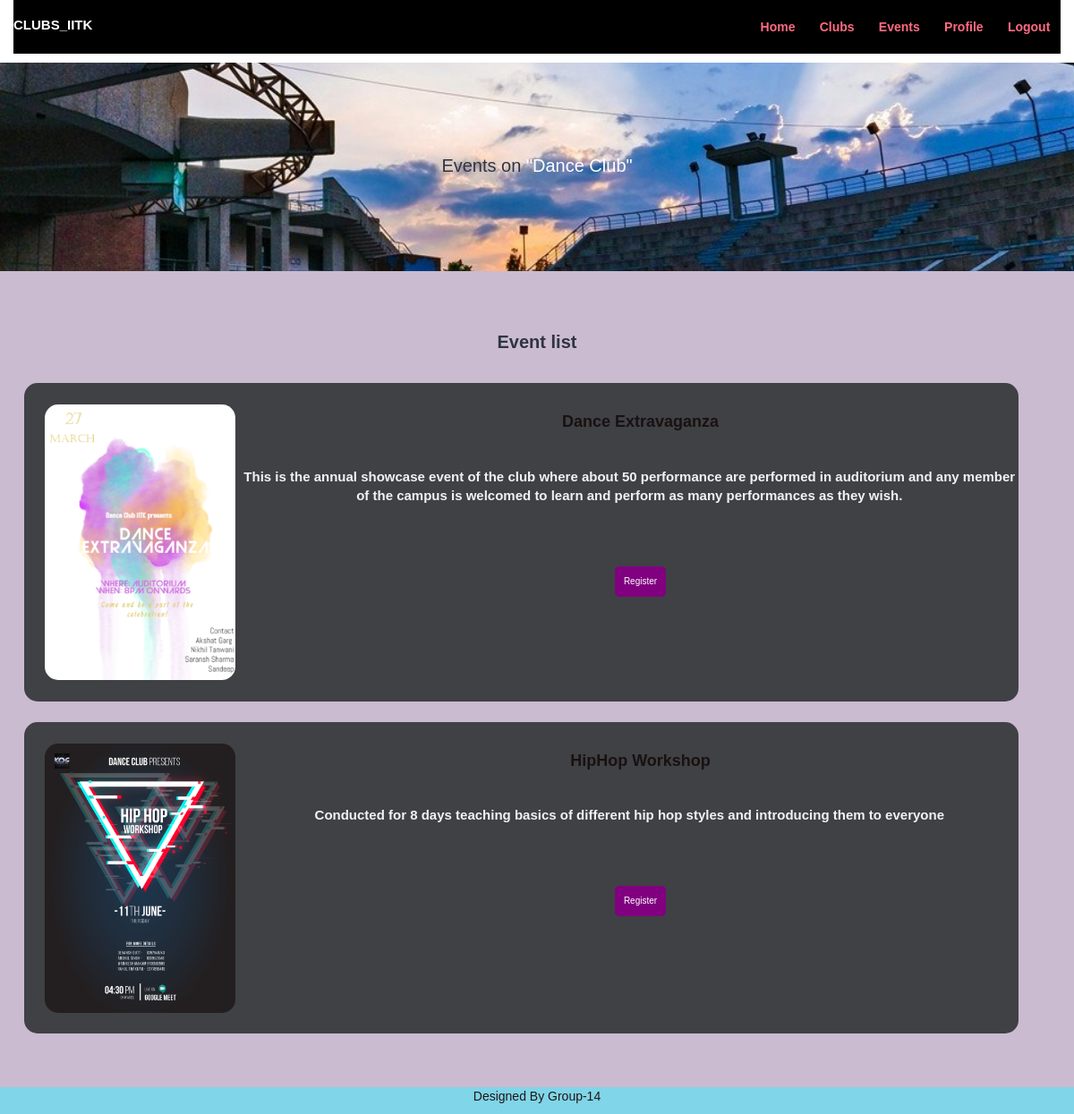
Page /user/club-events.php?club_id=19 (signed in) on the committed database.
### tables this page shows
CREATE TABLE `tbl_clubs` (
  `id` int(10) UNSIGNED NOT NULL,
  `title` varchar(100) NOT NULL,
  `image_name` varchar(255) NOT NULL,
  `featured` varchar(10) NOT NULL,
  `active` varchar(10) NOT NULL
);

CREATE TABLE `tbl_events` (
  `id` int(10) UNSIGNED NOT NULL,
  `title` varchar(100) NOT NULL,
  `description` text NOT NULL,
  `image_name` varchar(255) NOT NULL,
  `club_id` int(10) UNSIGNED NOT NULL,
  `featured` varchar(10) NOT NULL,
  `active` varchar(10) NOT NULL
);

### user/club-events.php (the view, shortened to what this page needs)
<?php include('partials-front/menu.php'); ?>
<?php
    if(isset($_GET['club_id']))
    {
        $club_id = $_GET['club_id'];
        $sql = "SELECT title FROM tbl_clubs WHERE id=$club_id";
        $res = mysqli_query($conn, $sql);
        $row = mysqli_fetch_assoc($res);
        $club_title = $row['title'];
    }
    else
    {
        header('location:'.SITEURL);
    }
?>
<section class="event-search text-center">
    <div class="container">
        <h2>Events on <a href="#" class="text-white">"<?php echo $club_title; ?>"</a></h2>
    </div>
</section>
<section class="event-menu d-flex flex-row">
    <div class="container">
        <h2 class="text-center"><b>Event list</b></h2>
        <?php
            $sql2 = "SELECT * FROM tbl_events WHERE club_id=$club_id";
            $res2 = mysqli_query($conn, $sql2);
            $count2 = mysqli_num_rows($res2);
            if($count2>0)
            {
                while($row2=mysqli_fetch_assoc($res2))
                {
                    $id = $row2['id'];
                    $title = $row2['title'];
                     $description = $row2['description'];
                    $image_name = $row2['image_name'];
                    ?>
                    <div class="event-menu-box d-flex flex-row">
                        <div class="event-menu-img">
                            <?php
                                if($image_name=="")
                                {
                                    echo "<div class='error'>Image not Available.</div>";
                                }
                                else
                                {
                                    ?>
                                    <img src="<?php echo SITEURL; ?>images/events/<?php echo $image_name; ?>" alt="Chicke Hawain Pizza" class="img-responsive img-curve">
                                    <?php
                                }
                            ?>
                        </div>
                        <div class="event-menu-desc d-flex flex-column">
                            <div >
                                <h4 class = "text-center event-heading"><b><?php echo $title; ?></b></h4>
                                <p class="event-detail text-center">
                                    <?php echo $description; ?>
                                </p>
                            </div>
                        <br>
                            <div class="text-center justify-content-end reg-button">
                                <a href="<?php echo SITEURL; ?>user/reg.php?event_id=<?php echo $id; ?>" class="btn btn-primary text-center reg-button">Register</a>
                            </div>
                        </div>
                    </div>
                    <?php
                }
            }
            else
            {
                echo "<div class='error'>Events not Available.</div>";
            }
        ?>
    </div>
</section>
<?php include('partials-front/footer.php'); ?>

### css/style.css (style rules this page uses)
* { margin: 0; padding: 0; font-family: Arial, Helvetica, sans-serif; }
.container { margin: 0 auto; padding: 0%; }
.img-responsive { width: 100%; }
.img-curve { border-radius: 15px; }
.text-center { text-align: center; }
.text-white { color: white; }
a { color: #ff6b81; text-decoration: none; }
.btn { padding: 1%; border: none; font-size: 1rem; border-radius: 5px; }
.btn-primary { background-color: #ff6b81; color: white; cursor: pointer; }
h2 { color: #2f3542; font-size: 2rem; margin-bottom: 2%; }
.event-search { background-image: url(../images/oat-2.jpg); background-size: cover; background-repeat: no-repeat; background-position: center; padding: 7% 0; }
.event-menu { background-color: #cabbd1; padding: 4% 0; }
.event-menu-box { width: 95%; margin: 1%; padding: 2%; float: left; background-color: rgb(63, 65, 68); border-radius: 15px; }
.event-menu-img { width: 20%; float: left; }
.event-menu-desc { width: 90%; color: #1a1112; margin-left: 15%; font-size: 2rem; font-weight: 600; }
.event-detail { font-size: 1.5rem; color: #f0f2f7; margin-left: 3%; padding: 30px; }

### user/club-events.php (style rules this page uses)
.btn-primary { background-color: purple; font-color: green; }

### rows in the picture
tbl_clubs: title "Dance Club"
tbl_events: image_name (picture), title "Dance Extravaganza", description "This is the annual showcase event of the club where about 50 performance are performed in auditorium and any member of the campus is welcomed to learn and perform as many performances as they wish."
tbl_events: image_name (picture), title "HipHop Workshop", description "Conducted for 8 days teaching basics of different hip hop styles and introducing them to everyone"
